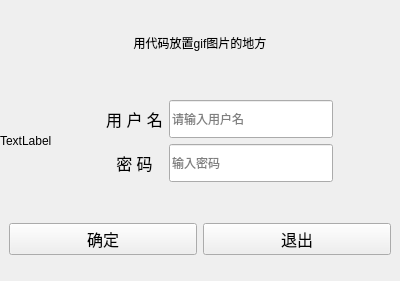
<?xml version="1.0" encoding="UTF-8"?>
<ui version="4.0">
 <class>Page_Login</class>
 <widget class="QWidget" name="Page_Login">
  <property name="geometry">
   <rect>
    <x>0</x>
    <y>0</y>
    <width>400</width>
    <height>281</height>
   </rect>
  </property>
  <property name="windowTitle">
   <string>登录</string>
  </property>
  <property name="windowIcon">
   <iconset resource="res.qrc">
    <normaloff>:/login.png</normaloff>:/login.png</iconset>
  </property>
  <property name="toolTip">
   <string>这是登录窗口</string>
  </property>
  <layout class="QGridLayout" name="gridLayout_4">
   <property name="leftMargin">
    <number>0</number>
   </property>
   <property name="topMargin">
    <number>0</number>
   </property>
   <property name="rightMargin">
    <number>0</number>
   </property>
   <property name="bottomMargin">
    <number>0</number>
   </property>
   <item row="1" column="0">
    <widget class="QLabel" name="lb_head">
     <property name="minimumSize">
      <size>
       <width>100</width>
       <height>100</height>
      </size>
     </property>
     <property name="styleSheet">
      <string notr="true">border-image:url(:/headGraph.jpg)</string>
     </property>
     <property name="text">
      <string>TextLabel</string>
     </property>
    </widget>
   </item>
   <item row="2" column="0" colspan="2">
    <widget class="QWidget" name="widget" native="true">
     <layout class="QGridLayout" name="gridLayout">
      <item row="0" column="1">
       <widget class="QPushButton" name="bt_exe">
        <property name="minimumSize">
         <size>
          <width>0</width>
          <height>25</height>
         </size>
        </property>
        <property name="font">
         <font>
          <pointsize>12</pointsize>
         </font>
        </property>
        <property name="styleSheet">
         <string notr="true"/>
        </property>
        <property name="text">
         <string>退出</string>
        </property>
        <property name="login_btn" stdset="0">
         <string>login</string>
        </property>
       </widget>
      </item>
      <item row="0" column="0">
       <widget class="QPushButton" name="bt_login">
        <property name="minimumSize">
         <size>
          <width>0</width>
          <height>25</height>
         </size>
        </property>
        <property name="font">
         <font>
          <pointsize>12</pointsize>
         </font>
        </property>
        <property name="styleSheet">
         <string notr="true"/>
        </property>
        <property name="text">
         <string>确定</string>
        </property>
        <property name="login_btn" stdset="0">
         <string>login</string>
        </property>
       </widget>
      </item>
     </layout>
    </widget>
   </item>
   <item row="0" column="0" colspan="2">
    <widget class="QWidget" name="w_gif" native="true">
     <layout class="QGridLayout" name="gridLayout_3">
      <property name="leftMargin">
       <number>0</number>
      </property>
      <property name="topMargin">
       <number>0</number>
      </property>
      <property name="rightMargin">
       <number>0</number>
      </property>
      <property name="bottomMargin">
       <number>0</number>
      </property>
      <property name="spacing">
       <number>0</number>
      </property>
      <item row="0" column="0">
       <widget class="QLabel" name="lb_gif">
        <property name="text">
         <string>用代码放置gif图片的地方</string>
        </property>
        <property name="scaledContents">
         <bool>true</bool>
        </property>
        <property name="alignment">
         <set>Qt::AlignCenter</set>
        </property>
       </widget>
      </item>
     </layout>
    </widget>
   </item>
   <item row="1" column="1">
    <widget class="QWidget" name="widget_2" native="true">
     <layout class="QGridLayout" name="gridLayout_2">
      <property name="leftMargin">
       <number>0</number>
      </property>
      <item row="0" column="1">
       <widget class="QLabel" name="lb_1">
        <property name="font">
         <font>
          <pointsize>12</pointsize>
         </font>
        </property>
        <property name="text">
         <string>用 户 名</string>
        </property>
        <property name="alignment">
         <set>Qt::AlignCenter</set>
        </property>
       </widget>
      </item>
      <item row="0" column="3">
       <spacer name="horizontalSpacer">
        <property name="orientation">
         <enum>Qt::Horizontal</enum>
        </property>
        <property name="sizeType">
         <enum>QSizePolicy::Minimum</enum>
        </property>
        <property name="sizeHint" stdset="0">
         <size>
          <width>58</width>
          <height>20</height>
         </size>
        </property>
       </spacer>
      </item>
      <item row="0" column="2">
       <widget class="QLineEdit" name="le_user">
        <property name="maximumSize">
         <size>
          <width>250</width>
          <height>70</height>
         </size>
        </property>
        <property name="maxLength">
         <number>18</number>
        </property>
        <property name="placeholderText">
         <string>请输入用户名</string>
        </property>
       </widget>
      </item>
      <item row="2" column="1">
       <widget class="QLabel" name="lb_2">
        <property name="font">
         <font>
          <pointsize>12</pointsize>
         </font>
        </property>
        <property name="text">
         <string>密 码</string>
        </property>
        <property name="alignment">
         <set>Qt::AlignCenter</set>
        </property>
       </widget>
      </item>
      <item row="2" column="2">
       <widget class="QLineEdit" name="le_password">
        <property name="maximumSize">
         <size>
          <width>250</width>
          <height>70</height>
         </size>
        </property>
        <property name="maxLength">
         <number>8</number>
        </property>
        <property name="echoMode">
         <enum>QLineEdit::Password</enum>
        </property>
        <property name="placeholderText">
         <string>输入密码</string>
        </property>
       </widget>
      </item>
     </layout>
    </widget>
   </item>
  </layout>
 </widget>
 <resources>
  <include location="res.qrc"/>
 </resources>
 <connections/>
</ui>
